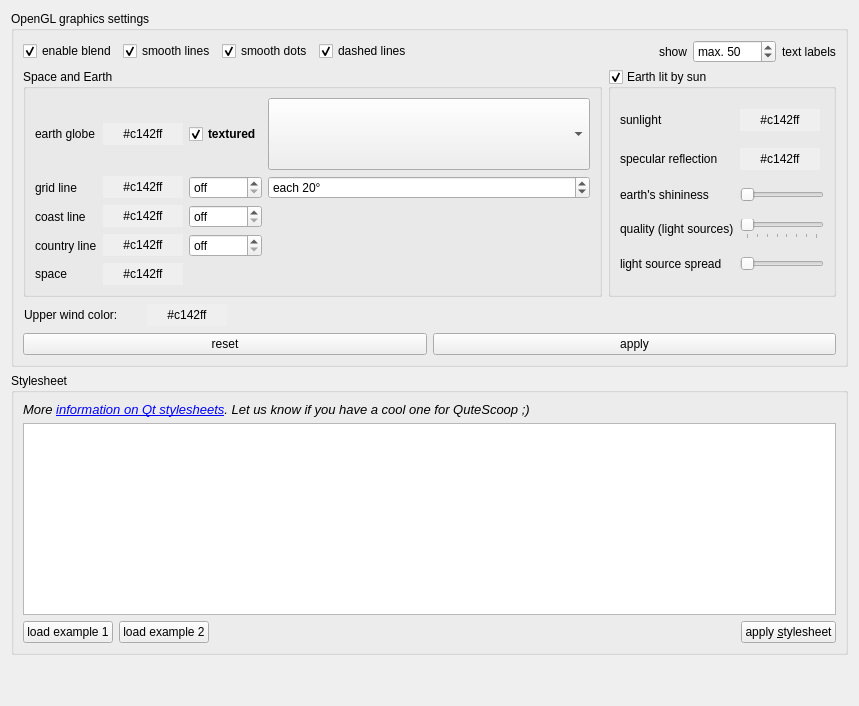
     <widget class="QWidget" name="display1Tab">
      <attribute name="title">
       <string>Display (general)</string>
      </attribute>
      <layout class="QVBoxLayout" name="verticalLayout_12">
       <item>
        <widget class="QGroupBox" name="groupOpenGL">
         <property name="title">
          <string>OpenGL graphics settings</string>
         </property>
         <layout class="QVBoxLayout" name="verticalLayout_13">
          <item>
           <layout class="QGridLayout" name="gridLayout_9">
            <item row="0" column="0">
             <widget class="QCheckBox" name="cbBlend">
              <property name="toolTip">
               <string>In some rare circumstances, it may be needed to disable Blending. It is a pity because it won't look nice without.
Please give us feedback if you encounter such situations - we are researching that.</string>
              </property>
              <property name="text">
               <string>enable blend</string>
              </property>
              <property name="checked">
               <bool>true</bool>
              </property>
             </widget>
            </item>
            <item row="0" column="1">
             <widget class="QCheckBox" name="cbLineSmoothing">
              <property name="toolTip">
               <string>Smooth / rounded / anti-aliased lines. 
Depends completely on your graphics hardware plus device driver.</string>
              </property>
              <property name="text">
               <string>smooth lines</string>
              </property>
              <property name="checked">
               <bool>true</bool>
              </property>
             </widget>
            </item>
            <item row="0" column="2">
             <widget class="QCheckBox" name="cbDotSmoothing">
              <property name="toolTip">
               <string>Smooth / round / anti-aliased dots. 
Depends completely on your graphics hardware plus device driver.</string>
              </property>
              <property name="text">
               <string>smooth dots</string>
              </property>
              <property name="checked">
               <bool>true</bool>
              </property>
             </widget>
            </item>
            <item row="0" column="4">
             <spacer name="horizontalSpacer_11">
              <property name="orientation">
               <enum>Qt::Horizontal</enum>
              </property>
              <property name="sizeHint" stdset="0">
               <size>
                <width>40</width>
                <height>20</height>
               </size>
              </property>
             </spacer>
            </item>
            <item row="0" column="5">
             <widget class="QLabel" name="label_29">
              <property name="text">
               <string>show</string>
              </property>
             </widget>
            </item>
            <item row="0" column="6">
             <widget class="QSpinBox" name="sbMaxTextLabels">
              <property name="toolTip">
               <string>Labels seem to have the biggest impact on Rendering performance.</string>
              </property>
              <property name="accelerated">
               <bool>true</bool>
              </property>
              <property name="prefix">
               <string>max. </string>
              </property>
              <property name="maximum">
               <number>9999</number>
              </property>
              <property name="singleStep">
               <number>10</number>
              </property>
              <property name="value">
               <number>50</number>
              </property>
             </widget>
            </item>
            <item row="0" column="7">
             <widget class="QLabel" name="label_32">
              <property name="text">
               <string>text labels</string>
              </property>
             </widget>
            </item>
            <item row="0" column="3">
             <widget class="QCheckBox" name="glStippleLines">
              <property name="toolTip">
               <string>To deactivate dashed lines can increase performance. I don't know why this is so intensive, but a performance increase x3 is confirmed on an Intel-onboard chip.</string>
              </property>
              <property name="text">
               <string>dashed lines</string>
              </property>
              <property name="checked">
               <bool>true</bool>
              </property>
             </widget>
            </item>
           </layout>
          </item>
          <item>
           <layout class="QHBoxLayout" name="horizontalLayout_8" stretch="2,1">
            <item>
             <widget class="QGroupBox" name="groupBoxEarthSpace">
              <property name="title">
               <string>Space and Earth</string>
              </property>
              <layout class="QGridLayout" name="_8">
               <item row="1" column="0">
                <widget class="QLabel" name="label_7">
                 <property name="text">
                  <string>earth globe</string>
                 </property>
                 <property name="buddy">
                  <cstring>pbGlobeColor</cstring>
                 </property>
                </widget>
               </item>
               <item row="2" column="0">
                <widget class="QLabel" name="label_8">
                 <property name="text">
                  <string>grid line</string>
                 </property>
                 <property name="buddy">
                  <cstring>pbGridLineColor</cstring>
                 </property>
                </widget>
               </item>
               <item row="1" column="1">
                <widget class="QPushButton" name="pbGlobeColor">
                 <property name="toolTip">
                  <string>The Earth's standard color. This will also affect the texture, if chosen.</string>
                 </property>
                 <property name="autoFillBackground">
                  <bool>true</bool>
                 </property>
                 <property name="text">
                  <string>#c142ff</string>
                 </property>
                 <property name="flat">
                  <bool>true</bool>
                 </property>
                </widget>
               </item>
               <item row="2" column="1">
                <widget class="QPushButton" name="pbGridLineColor">
                 <property name="autoFillBackground">
                  <bool>true</bool>
                 </property>
                 <property name="text">
                  <string>#c142ff</string>
                 </property>
                 <property name="flat">
                  <bool>true</bool>
                 </property>
                </widget>
               </item>
               <item row="3" column="0">
                <widget class="QLabel" name="label_10">
                 <property name="text">
                  <string>coast line</string>
                 </property>
                 <property name="buddy">
                  <cstring>pbCoastLineColor</cstring>
                 </property>
                </widget>
               </item>
               <item row="3" column="1">
                <widget class="QPushButton" name="pbCoastLineColor">
                 <property name="autoFillBackground">
                  <bool>true</bool>
                 </property>
                 <property name="text">
                  <string>#c142ff</string>
                 </property>
                 <property name="flat">
                  <bool>true</bool>
                 </property>
                </widget>
               </item>
               <item row="4" column="0">
                <widget class="QLabel" name="label_12">
                 <property name="text">
                  <string>country line</string>
                 </property>
                 <property name="buddy">
                  <cstring>pbCountryLineColor</cstring>
                 </property>
                </widget>
               </item>
               <item row="4" column="1">
                <widget class="QPushButton" name="pbCountryLineColor">
                 <property name="autoFillBackground">
                  <bool>true</bool>
                 </property>
                 <property name="text">
                  <string>#c142ff</string>
                 </property>
                 <property name="flat">
                  <bool>true</bool>
                 </property>
                </widget>
               </item>
               <item row="2" column="3">
                <widget class="QDoubleSpinBox" name="sbGridLineStrength">
                 <property name="toolTip">
                  <string>set to 0 to deactivate.</string>
                 </property>
                 <property name="specialValueText">
                  <string>off</string>
                 </property>
                 <property name="suffix">
                  <string> px</string>
                 </property>
                 <property name="decimals">
                  <number>1</number>
                 </property>
                 <property name="minimum">
                  <double>0.000000000000000</double>
                 </property>
                 <property name="maximum">
                  <double>10.000000000000000</double>
                 </property>
                 <property name="singleStep">
                  <double>0.100000000000000</double>
                 </property>
                 <property name="value">
                  <double>0.000000000000000</double>
                 </property>
                </widget>
               </item>
               <item row="3" column="3">
                <widget class="QDoubleSpinBox" name="sbCoastLineStrength">
                 <property name="toolTip">
                  <string>set to 0 to deactivate.</string>
                 </property>
                 <property name="specialValueText">
                  <string>off</string>
                 </property>
                 <property name="suffix">
                  <string> px</string>
                 </property>
                 <property name="decimals">
                  <number>1</number>
                 </property>
                 <property name="minimum">
                  <double>0.000000000000000</double>
                 </property>
                 <property name="maximum">
                  <double>10.000000000000000</double>
                 </property>
                 <property name="singleStep">
                  <double>0.100000000000000</double>
                 </property>
                 <property name="value">
                  <double>0.000000000000000</double>
                 </property>
                </widget>
               </item>
               <item row="4" column="3">
                <widget class="QDoubleSpinBox" name="sbCountryLineStrength">
                 <property name="toolTip">
                  <string>set to 0 to deactivate.</string>
                 </property>
                 <property name="specialValueText">
                  <string>off</string>
                 </property>
                 <property name="suffix">
                  <string> px</string>
                 </property>
                 <property name="decimals">
                  <number>1</number>
                 </property>
                 <property name="minimum">
                  <double>0.000000000000000</double>
                 </property>
                 <property name="maximum">
                  <double>10.000000000000000</double>
                 </property>
                 <property name="singleStep">
                  <double>0.100000000000000</double>
                 </property>
                 <property name="value">
                  <double>0.000000000000000</double>
                 </property>
                </widget>
               </item>
               <item row="2" column="4">
                <widget class="QSpinBox" name="sbEarthGridEach">
                 <property name="toolTip">
                  <string>Draw a grid line on the globe each &lt;this value&gt;.</string>
                 </property>
                 <property name="accelerated">
                  <bool>true</bool>
                 </property>
                 <property name="suffix">
                  <string>°</string>
                 </property>
                 <property name="prefix">
                  <string>each </string>
                 </property>
                 <property name="minimum">
                  <number>1</number>
                 </property>
                 <property name="maximum">
                  <number>360</number>
                 </property>
                 <property name="value">
                  <number>20</number>
                 </property>
                </widget>
               </item>
               <item row="1" column="3">
                <widget class="QCheckBox" name="glTextures">
                 <property name="font">
                  <font>
                   <weight>75</weight>
                   <bold>true</bold>
                  </font>
                 </property>
                 <property name="toolTip">
                  <string>Overlay a picture over the whole Earth.
The texture is affected by the colour chosen for the Globe.</string>
                 </property>
                 <property name="text">
                  <string>textured</string>
                 </property>
                 <property name="checked">
                  <bool>true</bool>
                 </property>
                </widget>
               </item>
               <item row="1" column="4">
                <widget class="QComboBox" name="glTextureEarth">
                 <property name="toolTip">
                  <string>GETS DYNAMICALLY OVERWRITTEN</string>
                 </property>
                 <property name="sizeAdjustPolicy">
                  <enum>QComboBox::AdjustToMinimumContentsLengthWithIcon</enum>
                 </property>
                 <property name="minimumContentsLength">
                  <number>20</number>
                 </property>
                 <property name="iconSize">
                  <size>
                   <width>128</width>
                   <height>64</height>
                  </size>
                 </property>
                </widget>
               </item>
               <item row="5" column="0">
                <widget class="QLabel" name="label_6">
                 <property name="text">
                  <string>space</string>
                 </property>
                 <property name="buddy">
                  <cstring>pbBackgroundColor</cstring>
                 </property>
                </widget>
               </item>
               <item row="5" column="1">
                <widget class="QPushButton" name="pbBackgroundColor">
                 <property name="toolTip">
                  <string>The background (space) color.</string>
                 </property>
                 <property name="autoFillBackground">
                  <bool>true</bool>
                 </property>
                 <property name="text">
                  <string>#c142ff</string>
                 </property>
                 <property name="flat">
                  <bool>true</bool>
                 </property>
                </widget>
               </item>
              </layout>
             </widget>
            </item>
            <item>
             <widget class="QGroupBox" name="cbLighting">
              <property name="toolTip">
               <string>This enables OpenGL lighting. The sunrays will hit the Earth from the specified sources with the specified colour. You can adjust the effect by choosing a darker light colour.</string>
              </property>
              <property name="title">
               <string>Earth lit by sun</string>
              </property>
              <property name="checkable">
               <bool>true</bool>
              </property>
              <layout class="QGridLayout" name="_7">
               <item row="0" column="0">
                <widget class="QLabel" name="label_13">
                 <property name="text">
                  <string>sunlight</string>
                 </property>
                 <property name="buddy">
                  <cstring>pbSunLightColor</cstring>
                 </property>
                </widget>
               </item>
               <item row="0" column="1">
                <widget class="QPushButton" name="pbSunLightColor">
                 <property name="sizePolicy">
                  <sizepolicy hsizetype="Maximum" vsizetype="Fixed">
                   <horstretch>0</horstretch>
                   <verstretch>0</verstretch>
                  </sizepolicy>
                 </property>
                 <property name="toolTip">
                  <string>The sun hits the earth with this color. The darker the color, the less effect.</string>
                 </property>
                 <property name="autoFillBackground">
                  <bool>true</bool>
                 </property>
                 <property name="text">
                  <string>#c142ff</string>
                 </property>
                 <property name="flat">
                  <bool>true</bool>
                 </property>
                </widget>
               </item>
               <item row="3" column="1">
                <widget class="QSlider" name="glLights">
                 <property name="toolTip">
                  <string>To get a bigger dusk/dawn field, we use more light sources, all a bit distributed. With each tick you are adding one light source. Higher values might decrease performance.</string>
                 </property>
                 <property name="minimum">
                  <number>1</number>
                 </property>
                 <property name="maximum">
                  <number>8</number>
                 </property>
                 <property name="pageStep">
                  <number>3</number>
                 </property>
                 <property name="orientation">
                  <enum>Qt::Horizontal</enum>
                 </property>
                 <property name="tickPosition">
                  <enum>QSlider::TicksBelow</enum>
                 </property>
                 <property name="tickInterval">
                  <number>1</number>
                 </property>
                </widget>
               </item>
               <item row="3" column="0">
                <widget class="QLabel" name="label_24">
                 <property name="text">
                  <string>quality (light sources)</string>
                 </property>
                </widget>
               </item>
               <item row="4" column="1">
                <widget class="QSlider" name="glLightsSpread">
                 <property name="toolTip">
                  <string>We are distributing the light sources to get the wanted effect. On maximum, the sources are 90° apart, on minimum 1°. This affects the smoothness of dusk/dawn areas.</string>
                 </property>
                 <property name="minimum">
                  <number>1</number>
                 </property>
                 <property name="maximum">
                  <number>90</number>
                 </property>
                 <property name="orientation">
                  <enum>Qt::Horizontal</enum>
                 </property>
                </widget>
               </item>
               <item row="4" column="0">
                <widget class="QLabel" name="label_26">
                 <property name="text">
                  <string>light source spread</string>
                 </property>
                </widget>
               </item>
               <item row="1" column="0">
                <widget class="QLabel" name="label_22">
                 <property name="text">
                  <string>specular reflection</string>
                 </property>
                 <property name="buddy">
                  <cstring>pbSpecularLightColor</cstring>
                 </property>
                </widget>
               </item>
               <item row="1" column="1">
                <widget class="QPushButton" name="pbSpecularLightColor">
                 <property name="sizePolicy">
                  <sizepolicy hsizetype="Maximum" vsizetype="Fixed">
                   <horstretch>0</horstretch>
                   <verstretch>0</verstretch>
                  </sizepolicy>
                 </property>
                 <property name="toolTip">
                  <string>You might want this (fairly unrealistic) reflection of the sun on the earth surface. Set this to black to disable this effect, the specular.</string>
                 </property>
                 <property name="autoFillBackground">
                  <bool>true</bool>
                 </property>
                 <property name="text">
                  <string>#c142ff</string>
                 </property>
                 <property name="flat">
                  <bool>true</bool>
                 </property>
                </widget>
               </item>
               <item row="2" column="0">
                <widget class="QLabel" name="label_20">
                 <property name="text">
                  <string>earth's shininess</string>
                 </property>
                </widget>
               </item>
               <item row="2" column="1">
                <widget class="QSlider" name="glEarthShininess">
                 <property name="toolTip">
                  <string>The higher the value, the more &quot;hard&quot; the earth looks, like polished metal. This affects specular reflection.</string>
                 </property>
                 <property name="maximum">
                  <number>128</number>
                 </property>
                 <property name="orientation">
                  <enum>Qt::Horizontal</enum>
                 </property>
                </widget>
               </item>
              </layout>
             </widget>
            </item>
           </layout>
          </item>
          <item>
           <layout class="QHBoxLayout" name="upperWind_layout" stretch="1,0,5">
            <property name="spacing">
             <number>1</number>
            </property>
            <property name="margin">
             <number>1</number>
            </property>
            <item>
             <widget class="QLabel" name="label_40">
              <property name="text">
               <string>Upper wind color:</string>
              </property>
             </widget>
            </item>
            <item>
             <widget class="QPushButton" name="pbUpperWindColor">
              <property name="toolTip">
               <string>default color of the windflags</string>
              </property>
              <property name="autoFillBackground">
               <bool>true</bool>
              </property>
              <property name="text">
               <string>#c142ff</string>
              </property>
              <property name="flat">
               <bool>true</bool>
              </property>
             </widget>
            </item>
            <item>
             <spacer name="horizontalSpacer_21">
              <property name="orientation">
               <enum>Qt::Horizontal</enum>
              </property>
              <property name="sizeHint" stdset="0">
               <size>
                <width>40</width>
                <height>20</height>
               </size>
              </property>
             </spacer>
            </item>
           </layout>
          </item>
          <item>
           <layout class="QHBoxLayout" name="horizontalLayout_5">
            <item>
             <widget class="QPushButton" name="buttonResetEarthSpace">
              <property name="toolTip">
               <string>Set standard values for all settings in this group.</string>
              </property>
              <property name="text">
               <string>reset</string>
              </property>
             </widget>
            </item>
            <item>
             <widget class="QPushButton" name="pbReinitOpenGl">
              <property name="toolTip">
               <string>re-initialize OpenGL engine to reflect the settings</string>
              </property>
              <property name="text">
               <string>apply</string>
              </property>
             </widget>
            </item>
           </layout>
          </item>
         </layout>
        </widget>
       </item>
       <item>
        <widget class="QGroupBox" name="gbStylesheet">
         <property name="title">
          <string>Stylesheet</string>
         </property>
         <layout class="QVBoxLayout" name="verticalLayout_11">
          <item>
           <layout class="QHBoxLayout" name="horizontalLayout_6">
            <item>
             <widget class="QLabel" name="label_18">
              <property name="text">
               <string>&lt;!DOCTYPE HTML PUBLIC &quot;-//W3C//DTD HTML 4.0//EN&quot; &quot;http://www.w3.org/TR/REC-html40/strict.dtd&quot;&gt;
&lt;html&gt;&lt;head&gt;&lt;meta name=&quot;qrichtext&quot; content=&quot;1&quot; /&gt;&lt;style type=&quot;text/css&quot;&gt;
p, li { white-space: pre-wrap; }
&lt;/style&gt;&lt;/head&gt;&lt;body style=&quot; font-family:'UnDotum'; font-size:10pt; font-weight:400; font-style:normal;&quot;&gt;
&lt;p align=&quot;justify&quot; style=&quot; margin-top:0px; margin-bottom:0px; margin-left:0px; margin-right:0px; -qt-block-indent:0; text-indent:0px;&quot;&gt;&lt;span style=&quot; font-family:'MS Shell Dlg 2'; font-style:italic;&quot;&gt;More &lt;/span&gt;&lt;a href=&quot;http://doc.qt.nokia.com/latest/stylesheet.html&quot;&gt;&lt;span style=&quot; font-style:italic; text-decoration: underline; color:#0000ff;&quot;&gt;information on Qt stylesheets&lt;/span&gt;&lt;/a&gt;&lt;span style=&quot; font-family:'MS Shell Dlg 2'; font-style:italic;&quot;&gt;. Let us know if you have a cool one for QuteScoop ;)&lt;/span&gt;&lt;/p&gt;&lt;/body&gt;&lt;/html&gt;</string>
              </property>
              <property name="wordWrap">
               <bool>true</bool>
              </property>
              <property name="openExternalLinks">
               <bool>true</bool>
              </property>
             </widget>
            </item>
           </layout>
          </item>
          <item>
           <widget class="QPlainTextEdit" name="tedStylesheet"/>
          </item>
          <item>
           <layout class="QHBoxLayout" name="horizontalLayout_7">
            <property name="sizeConstraint">
             <enum>QLayout::SetMaximumSize</enum>
            </property>
            <item>
             <widget class="QPushButton" name="pbStylesheetExample1">
              <property name="styleSheet">
               <string notr="true"/>
              </property>
              <property name="text">
               <string>load example 1</string>
              </property>
             </widget>
            </item>
            <item>
             <widget class="QPushButton" name="pbStylesheetExample2">
              <property name="text">
               <string>load example 2</string>
              </property>
             </widget>
            </item>
            <item>
             <spacer name="horizontalSpacer_16">
              <property name="orientation">
               <enum>Qt::Horizontal</enum>
              </property>
              <property name="sizeHint" stdset="0">
               <size>
                <width>40</width>
                <height>20</height>
               </size>
              </property>
             </spacer>
            </item>
            <item>
             <widget class="QPushButton" name="pbStylesheetUpdate">
              <property name="text">
               <string>apply &amp;stylesheet</string>
              </property>
             </widget>
            </item>
           </layout>
          </item>
         </layout>
        </widget>
       </item>
       <item>
        <spacer>
         <property name="orientation">
          <enum>Qt::Vertical</enum>
         </property>
         <property name="sizeHint" stdset="0">
          <size>
           <width>20</width>
           <height>40</height>
          </size>
         </property>
        </spacer>
       </item>
      </layout>
     </widget>
